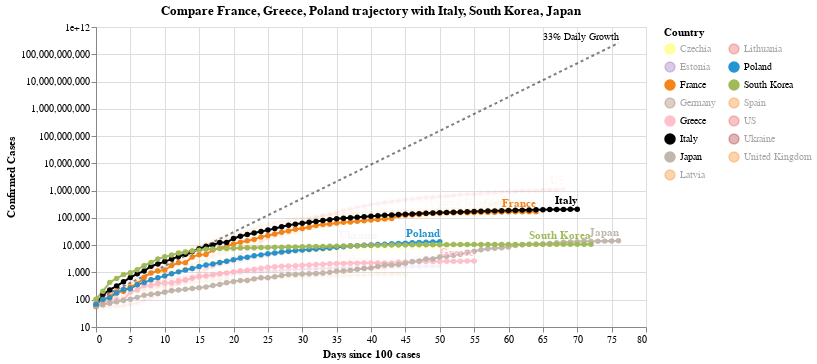

The notebook cell saved with this chart:
### Code cell
#hide_input
chart2 = make_since_chart(['France', 'Greece', 'Poland'])
chart2

### Figure 1 — Vega-Lite specification as saved in the notebook (floating-point values rounded to 4 significant figures; data arrays with more than 128 entries replaced by an {"elided": "..."} marker saying what was removed)
{"config": {"view": {"continuousWidth": 400, "continuousHeight": 300}}, "layer": [{"mark": {"type": "line", "color": "black", "opacity": 0.5, "strokeDash": [3, 3]}, "encoding": {"x": {"type": "quantitative", "field": "Days since 100 cases"}, "y": {"type": "quantitative", "field": "Confirmed Cases"}}}, {"mark": {"type": "text", "align": "right", "dy": -6, "fontSize": 10, "text": "33% Daily Growth"}, "encoding": {"x": {"type": "quantitative", "field": "Days since 100 cases"}, "y": {"type": "quantitative", "field": "Confirmed Cases"}}, "transform": [{"filter": "(datum['Days since 100 cases'] >= 76)"}]}, {"data": {"name": "data-543d94af2dae7ca76e8bdfd499cc010d"}, "mark": {"type": "line", "point": true}, "encoding": {"color": {"type": "nominal", "field": "Country", "legend": {"columns": 2}, "scale": {"domain": ["Czechia", "Estonia", "France", "Germany", "Greece", "Italy", "Japan", "Latvia", "Lithuania", "Poland", "South Korea", "Spain", "US", "Ukraine", "United Kingdom"], "range": ["yellow", "#9467bd", "#F58518", "#9D755D", "pink", "black", "#C1B7AD", "#F58518", "#E45756", "#2495D3", "#A1BA59", "#F58518", "#E45756", "brown", "#F58518"]}}, "opacity": {"condition": {"value": 1, "selection": "selector005"}, "value": 0.05}, "tooltip": [{"type": "nominal", "field": "Country"}, {"type": "temporal", "field": "Date"}, {"type": "quantitative", "field": "Confirmed Cases"}, {"type": "quantitative", "field": "Days since 100 cases"}], "x": {"type": "quantitative", "field": "Days since 100 cases"}, "y": {"type": "quantitative", "field": "Confirmed Cases", "scale": {"type": "log"}}}, "selection": {"selector005": {"type": "multi", "fields": ["Country"], "bind": "legend", "init": [{"Country": "France"}, {"Country": "Greece"}, {"Country": "Poland"}, {"Country": "Italy"}, {"Country": "South Korea"}, {"Country": "Japan"}]}}, "width": 550}, {"data": {"name": "data-543d94af2dae7ca76e8bdfd499cc010d"}, "mark": {"type": "text", "align": "right", "dy": -8, "fontWeight": "bold"}, "encoding": {"color": {"type": "nominal", "field": "Country", "legend": {"columns": 2}, "scale": {"domain": ["Czechia", "Estonia", "France", "Germany", "Greece", "Italy", "Japan", "Latvia", "Lithuania", "Poland", "South Korea", "Spain", "US", "Ukraine", "United Kingdom"], "range": ["yellow", "#9467bd", "#F58518", "#9D755D", "pink", "black", "#C1B7AD", "#F58518", "#E45756", "#2495D3", "#A1BA59", "#F58518", "#E45756", "brown", "#F58518"]}}, "opacity": {"condition": {"value": 1, "selection": "selector005"}, "value": 0.05}, "text": {"type": "nominal", "field": "Country"}, "tooltip": [{"type": "nominal", "field": "Country"}, {"type": "temporal", "field": "Date"}, {"type": "quantitative", "field": "Confirmed Cases"}, {"type": "quantitative", "field": "Days since 100 cases"}], "x": {"type": "quantitative", "field": "Days since 100 cases"}, "y": {"type": "quantitative", "field": "Confirmed Cases", "scale": {"type": "log"}}}, "transform": [{"filter": "(datum['Date'] >= 1588377600000)"}], "width": 550}], "data": {"name": "data-cf71325e789e1e9470dc6c95c5cacfa1"}, "title": "Compare France, Greece, Poland trajectory with Italy, South Korea, Japan", "$schema": "https://vega.github.io/schema/vega-lite/v4.0.2.json", "datasets": {"data-cf71325e789e1e9470dc6c95c5cacfa1": [{"Days since 100 cases": 0, "Confirmed Cases": 100.0}, {"Days since 100 cases": 1, "Confirmed Cases": 133.0}, {"Days since 100 cases": 2, "Confirmed Cases": 176.9}, {"Days since 100 cases": 3, "Confirmed Cases": 235.3}, {"Days since 100 cases": 4, "Confirmed Cases": 312.9}, {"Days since 100 cases": 5, "Confirmed Cases": 416.2}, {"Days since 100 cases": 6, "Confirmed Cases": 553.5}, {"Days since 100 cases": 7, "Confirmed Cases": 736.1}, {"Days since 100 cases": 8, "Confirmed Cases": 979.1}, {"Days since 100 cases": 9, "Confirmed Cases": 1302.0}, {"Days since 100 cases": 10, "Confirmed Cases": 1732.0}, {"Days since 100 cases": 11, "Confirmed Cases": 2303.0}, {"Days since 100 cases": 12, "Confirmed Cases": 3064.0}, {"Days since 100 cases": 13, "Confirmed Cases": 4074.0}, {"Days since 100 cases": 14, "Confirmed Cases": 5419.0}, {"Days since 100 cases": 15, "Confirmed Cases": 7207.0}, {"Days since 100 cases": 16, "Confirmed Cases": 9586.0}, {"Days since 100 cases": 17, "Confirmed Cases": 12750.0}, {"Days since 100 cases": 18, "Confirmed Cases": 16960.0}, {"Days since 100 cases": 19, "Confirmed Cases": 22550.0}, {"Days since 100 cases": 20, "Confirmed Cases": 29990.0}, {"Days since 100 cases": 21, "Confirmed Cases": 39890.0}, {"Days since 100 cases": 22, "Confirmed Cases": 53060.0}, {"Days since 100 cases": 23, "Confirmed Cases": 70560.0}, {"Days since 100 cases": 24, "Confirmed Cases": 93850.0}, {"Days since 100 cases": 25, "Confirmed Cases": 124800.0}, {"Days since 100 cases": 26, "Confirmed Cases": 166000.0}, {"Days since 100 cases": 27, "Confirmed Cases": 220800.0}, {"Days since 100 cases": 28, "Confirmed Cases": 293700.0}, {"Days since 100 cases": 29, "Confirmed Cases": 390600.0}, {"Days since 100 cases": 30, "Confirmed Cases": 519500.0}, {"Days since 100 cases": 31, "Confirmed Cases": 690900.0}, {"Days since 100 cases": 32, "Confirmed Cases": 918900.0}, {"Days since 100 cases": 33, "Confirmed Cases": 1222000.0}, {"Days since 100 cases": 34, "Confirmed Cases": 1625000.0}, {"Days since 100 cases": 35, "Confirmed Cases": 2162000.0}, {"Days since 100 cases": 36, "Confirmed Cases": 2875000.0}, {"Days since 100 cases": 37, "Confirmed Cases": 3824000.0}, {"Days since 100 cases": 38, "Confirmed Cases": 5086000.0}, {"Days since 100 cases": 39, "Confirmed Cases": 6764000.0}, {"Days since 100 cases": 40, "Confirmed Cases": 8996000.0}, {"Days since 100 cases": 41, "Confirmed Cases": 11970000.0}, {"Days since 100 cases": 42, "Confirmed Cases": 15910000.0}, {"Days since 100 cases": 43, "Confirmed Cases": 21170000.0}, {"Days since 100 cases": 44, "Confirmed Cases": 28150000.0}, {"Days since 100 cases": 45, "Confirmed Cases": 37440000.0}, {"Days since 100 cases": 46, "Confirmed Cases": 49790000.0}, {"Days since 100 cases": 47, "Confirmed Cases": 66230000.0}, {"Days since 100 cases": 48, "Confirmed Cases": 88080000.0}, {"Days since 100 cases": 49, "Confirmed Cases": 117100000.0}, {"Days since 100 cases": 50, "Confirmed Cases": 155800000.0}, {"Days since 100 cases": 51, "Confirmed Cases": 207200000.0}, {"Days since 100 cases": 52, "Confirmed Cases": 275600000.0}, {"Days since 100 cases": 53, "Confirmed Cases": 366600000.0}, {"Days since 100 cases": 54, "Confirmed Cases": 487500000.0}, {"Days since 100 cases": 55, "Confirmed Cases": 648400000.0}, {"Days since 100 cases": 56, "Confirmed Cases": 862400000.0}, {"Days since 100 cases": 57, "Confirmed Cases": 1147000000.0}, {"Days since 100 cases": 58, "Confirmed Cases": 1525000000.0}, {"Days since 100 cases": 59, "Confirmed Cases": 2029000000.0}, {"Days since 100 cases": 60, "Confirmed Cases": 2698000000.0}, {"Days since 100 cases": 61, "Confirmed Cases": 3589000000.0}, {"Days since 100 cases": 62, "Confirmed Cases": 4773000000.0}, {"Days since 100 cases": 63, "Confirmed Cases": 6348000000.0}, {"Days since 100 cases": 64, "Confirmed Cases": 8443000000.0}, {"Days since 100 cases": 65, "Confirmed Cases": 11230000000.0}, {"Days since 100 cases": 66, "Confirmed Cases": 14940000000.0}, {"Days since 100 cases": 67, "Confirmed Cases": 19860000000.0}, {"Days since 100 cases": 68, "Confirmed Cases": 26420000000.0}, {"Days since 100 cases": 69, "Confirmed Cases": 35140000000.0}, {"Days since 100 cases": 70, "Confirmed Cases": 46730000000.0}, {"Days since 100 cases": 71, "Confirmed Cases": 62150000000.0}, {"Days since 100 cases": 72, "Confirmed Cases": 82660000000.0}, {"Days since 100 cases": 73, "Confirmed Cases": 109900000000.0}, {"Days since 100 cases": 74, "Confirmed Cases": 146200000000.0}, {"Days since 100 cases": 75, "Confirmed Cases": 194500000000.0}, {"Days since 100 cases": 76, "Confirmed Cases": 258700000000.0}], "data-543d94af2dae7ca76e8bdfd499cc010d": {"elided": "885 records"}}}
